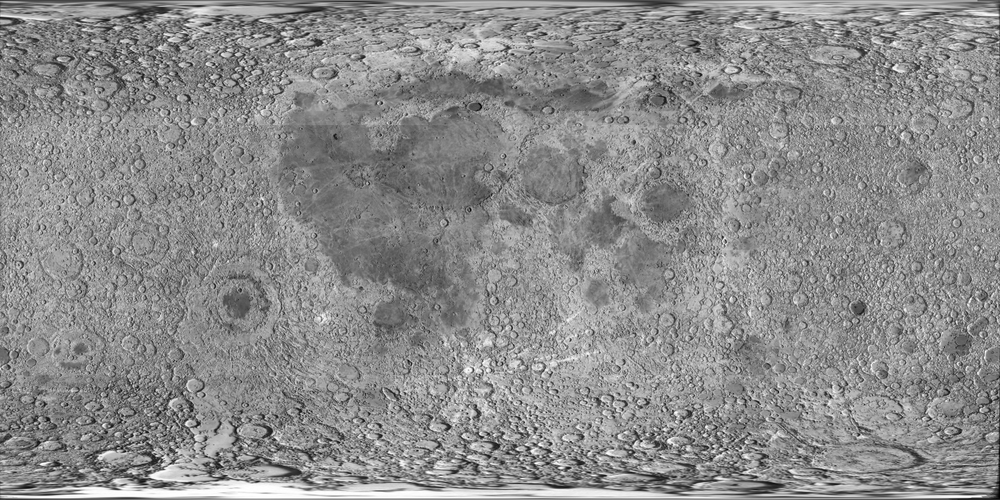
#> input picture figures/moon_global.png, 1000 x 500 px, shrunk from 1440 x 720 before the run, found by its file name
$ python make_context_map_figure.py
#> lines starting #> are read from the running program, lines starting #| are printed output that depends on the picture
#!/usr/bin/env python3
"""Context map of the Apollo Heat-Flow Experiment landing sites.

Layout: a single global equirectangular lunar map on top, with two
zoomed regional crops below (one per site). Same image dataset is
used throughout, so the regional zooms are real lunar terrain rather
than schematic patches.

Top:    global 2D map (longitude -180 to +180 degrees, latitude
        -90 to +90 degrees, Clementine albedo mosaic). Apollo 15 and
        17 borehole locations are overlaid with their ALSEP gazetteer
        coordinates.
Bottom: regional zooms (+/-15 deg longitude, +/-10 deg latitude)
        around each landing site, cropped from the same global map.

Background image: figures/moon_global.png
  Source: https://upload.wikimedia.org/wikipedia/commons/d/db/Moonmap_from_clementine_data.png
  Credit: Clementine global albedo mosaic, USGS/NASA, public domain.
  Re-download with:
    curl -fL -A "Mozilla/5.0" \\
      "https://upload.wikimedia.org/wikipedia/commons/d/db/Moonmap_from_clementine_data.png" \\
      -o paper/letter/figures/moon_global.png

Writes paper/letter/figures/fig_context_map.pdf.
"""
from __future__ import annotations
import pathlib
import numpy as np
import matplotlib
matplotlib.use("Agg")
import matplotlib.pyplot as plt
from matplotlib.image import imread
from matplotlib.lines import Line2D
from matplotlib.patches import Rectangle

# Shared design tokens
JGR_FULL = 7.48
C_A15   = "#3D6E4A"
C_A17   = "#B85B3A"
SITE_COLOR = {"A15": C_A15, "A17": C_A17}  # config SITES has no colour
C_CHAR  = "#2A2520"
C_DIM   = "#6E6862"
C_GRID  = "#E8E5E0"
C_PAPER = "#FBFAF8"
FS_LABEL = 10.0
FS_TICK  = 9.0
FS_TITLE = 11.0
FS_SITE  = 9.5

plt.rcParams.update({
    "font.family": "serif",
    "font.serif": ["Latin Modern Roman", "Times New Roman", "DejaVu Serif"],
    "mathtext.fontset": "cm",
    "axes.edgecolor": C_DIM,
    "axes.labelcolor": C_CHAR,
    "text.color": C_CHAR,
    "xtick.color": C_CHAR,
    "ytick.color": C_CHAR,
    "axes.linewidth": 0.8,
})

ROOT = pathlib.Path(__file__).resolve().parents[2]
OUT  = ROOT / "results" / "figures"
MOON_PNG = OUT / "moon_global.png"

# ALSEP gazetteer coordinates (match retrieve_kd.py)
from lunar.config import SITES  # single source of truth

# Zoom box size for the regional crops (degrees, half-widths)
ZOOM_DLON = 15.0
ZOOM_DLAT = 10.0


def load_moon():
    """Load the global equirectangular Moon mosaic.

    The Clementine mosaic on Wikimedia Commons is stored centred at
    longitude 0 (prime meridian in the middle of the image, nearside
    centred). This is already the standard lunar cartographic
    convention, so no longitude roll is needed.
    """
    if not MOON_PNG.exists():
        raise FileNotFoundError(
            f"Lunar background image not found at {MOON_PNG}. "
            "See module docstring for the curl command."
        )
    return imread(str(MOON_PNG))
#> returned value is the input picture: shape (500, 1000, 3) float32; min 0, max 1, mean 0.548


def draw_global(ax, img):
    """Top panel: global equirectangular map with site overlays."""
    ax.imshow(img, extent=(-180, 180, -90, 90),
              cmap="gray", origin="upper", aspect="equal", zorder=1,
              interpolation="bilinear")

    # graticule overlay
    for lat in (-60, -30, 0, 30, 60):
        ax.axhline(lat, color="white", lw=0.35, alpha=0.30, zorder=2)
    for lon in (-150, -120, -90, -60, -30, 0, 30, 60, 90, 120, 150):
        ax.axvline(lon, color="white", lw=0.35, alpha=0.30, zorder=2)
    # equator + prime meridian a touch heavier
    ax.axhline(0, color="white", lw=0.6, alpha=0.5, zorder=2)
    ax.axvline(0, color="white", lw=0.6, alpha=0.5, zorder=2)

    # site markers + callouts
    for name, s in SITES.items():
        ax.plot(s["lon"], s["lat"], marker="o", color=SITE_COLOR[name],
                ms=8, mec="white", mew=1.3, zorder=5)
        dx = 28 if name == "A17" else -28
        dy = 22
        ax.annotate(
            s["label"],
            xy=(s["lon"], s["lat"]),
            xytext=(s["lon"] + dx, s["lat"] + dy),
            fontsize=FS_SITE, color=C_CHAR, fontweight="bold",
            ha="left" if name == "A17" else "right",
            va="bottom",
            bbox=dict(boxstyle="round,pad=0.22",
                      facecolor="white", edgecolor=SITE_COLOR[name],
                      linewidth=0.8, alpha=0.95),
            arrowprops=dict(arrowstyle="-",
                            color=SITE_COLOR[name], lw=0.9,
                            connectionstyle="arc3,rad=0.0"),
            zorder=6,
        )
        # show the zoom region used in panel (b) as a faint rectangle
        rect = Rectangle((s["lon"] - ZOOM_DLON, s["lat"] - ZOOM_DLAT),
                          2 * ZOOM_DLON, 2 * ZOOM_DLAT,
                          facecolor="none",
                          edgecolor=SITE_COLOR[name], linewidth=0.9,
                          linestyle=(0, (4, 2)), alpha=0.85, zorder=4)
        ax.add_patch(rect)

    # axis cosmetics: degree ticks
    ax.set_xticks([-180, -120, -60, 0, 60, 120, 180])
    ax.set_xticklabels(["180°W", "120°W", "60°W", "0°", "60°E",
                        "120°E", "180°E"], fontsize=FS_TICK)
    ax.set_yticks([-90, -60, -30, 0, 30, 60, 90])
    ax.set_yticklabels(["90°S", "60°S", "30°S", "0°", "30°N", "60°N",
                        "90°N"], fontsize=FS_TICK)
    ax.set_xlim(-180, 180); ax.set_ylim(-90, 90)
    ax.set_xlabel("Selenographic longitude", fontsize=FS_LABEL)
    ax.set_ylabel("Selenographic latitude", fontsize=FS_LABEL)
    ax.set_title("(a)  Lunar global map — HFE landing-site locations "
                 "(Clementine albedo mosaic)",
                 fontsize=FS_TITLE, fontweight="bold", pad=6)
    ax.set_facecolor(C_PAPER)


def draw_zoom(ax, img, site_key):
    """Regional zoom crop: ±ZOOM_DLON longitude, ±ZOOM_DLAT latitude
    centred on the named site."""
#> called with site_key = 'A15'
    s = SITES[site_key]
    lon0, lat0 = s["lon"], s["lat"]
    extent = (lon0 - ZOOM_DLON, lon0 + ZOOM_DLON,
              lat0 - ZOOM_DLAT, lat0 + ZOOM_DLAT)
    ax.imshow(img, extent=(-180, 180, -90, 90),
              cmap="gray", origin="upper", aspect="equal",
              interpolation="bilinear", zorder=1)
    ax.set_xlim(extent[0], extent[1])
    ax.set_ylim(extent[2], extent[3])

    # graticule in the zoom (10-deg lon, 5-deg lat)
    for lat in np.arange(round(extent[2]/5)*5,
                          round(extent[3]/5)*5 + 1, 5):
        ax.axhline(lat, color="white", lw=0.35, alpha=0.30, zorder=2)
    for lon in np.arange(round(extent[0]/5)*5,
                          round(extent[1]/5)*5 + 1, 5):
        ax.axvline(lon, color="white", lw=0.35, alpha=0.30, zorder=2)

    # Site marker only -- the site name now appears in the panel
    # title so the in-panel callout box has been removed to keep the
    # terrain unobscured.
    ax.plot(lon0, lat0, marker="o", color=SITE_COLOR[site_key], ms=11,
            mec="white", mew=1.6, zorder=5)

    # axis cosmetics
    ax.tick_params(labelsize=FS_TICK - 0.5)
    ax.set_xlabel("Longitude (°E)", fontsize=FS_LABEL - 0.5)
    if site_key == "A15":
        ax.set_ylabel("Latitude (°N)", fontsize=FS_LABEL - 0.5)
    panel_label = "b" if site_key == "A15" else "c"
    ax.set_title(rf"({panel_label})  {s['label']} "
                 rf"({s['lat']:.1f}$^\circ$N, {s['lon']:.1f}$^\circ$E)",
                 fontsize=FS_TITLE - 0.5, fontweight="bold", pad=4,
                 color=SITE_COLOR[site_key])


def main():
    img = load_moon()

    # 2-row layout: top row = wide global map (1.7:1 emphasis); bottom
    # row = two zoom panels. Figure is tall enough to give panel (a)
    # the room it needs without squeezing the regional zooms.
    fig = plt.figure(figsize=(JGR_FULL, 6.6))
    gs = fig.add_gridspec(2, 2, height_ratios=[1.7, 1.0],
                          left=0.08, right=0.985, top=0.93, bottom=0.13,
                          hspace=0.48, wspace=0.18)
    ax_top = fig.add_subplot(gs[0, :])
    ax_a15 = fig.add_subplot(gs[1, 0])
    ax_a17 = fig.add_subplot(gs[1, 1])

    draw_global(ax_top, img)
    draw_zoom(ax_a15, img, "A15")
    draw_zoom(ax_a17, img, "A17")

    # shared legend below
    a15_h = Line2D([0], [0], marker="o", color="white", lw=0,
                   ms=8, mec="white", mew=1.3,
                   markerfacecolor=C_A15, label="Apollo 15 (HFE)")
    a17_h = Line2D([0], [0], marker="o", color="white", lw=0,
                   ms=8, mec="white", mew=1.3,
                   markerfacecolor=C_A17, label="Apollo 17 (HFE)")
    zoom_h = Line2D([0], [0], color=C_DIM, ls=(0, (4, 2)), lw=0.9,
                    label=r"Zoom region ($\pm$"
                          rf"{int(ZOOM_DLON)}$^\circ$ lon, $\pm$"
                          rf"{int(ZOOM_DLAT)}$^\circ$ lat)")
    fig.legend(handles=[a15_h, a17_h, zoom_h],
               loc="lower center", bbox_to_anchor=(0.5, 0.01),
               ncols=3, frameon=True, edgecolor=C_GRID, framealpha=0.97,
               fontsize=FS_TICK, handlelength=2.4, borderpad=0.6,
               columnspacing=2.4)

    out = OUT / "fig_context_map.pdf"
    fig.savefig(out)
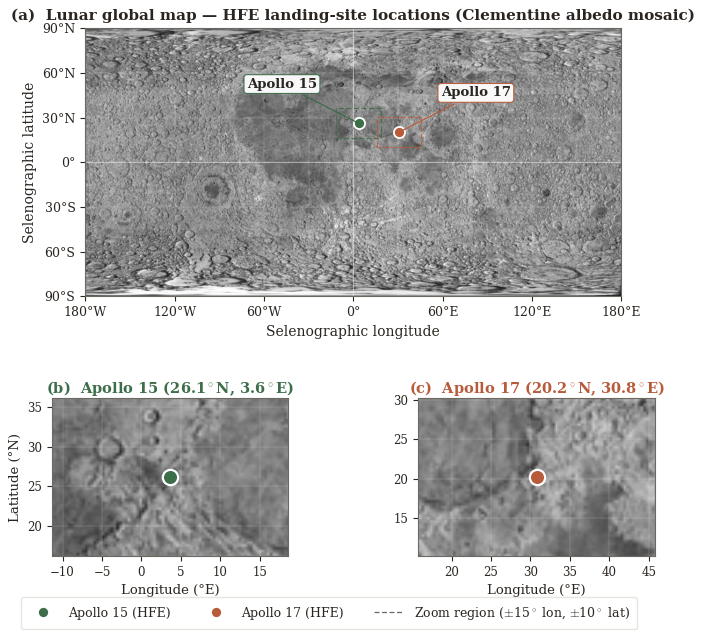
#> figure drawn by matplotlib, 3 panels
    plt.close(fig)
    print(f"  -> {out}")


if __name__ == "__main__":
    main()
